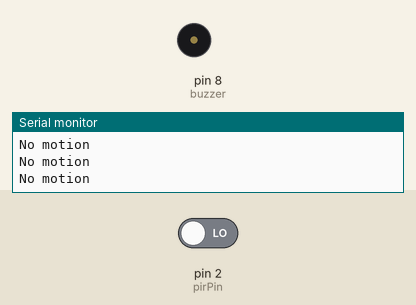
Bench run of a sketch on a simulated Arduino Uno, built with avr-gcc and run on an emulated ATmega328P. Shown: buzzer (waves = sounding, pin HIGH), the last lines printed to the serial monitor. The inputs (shaded band) are chosen by the test bench; at power-on: pin 2 (pirPin) LOW.

Above: at 1.8 s.
1.9 s: pin 2 (pirPin) driven HIGH
At 3.1 s:
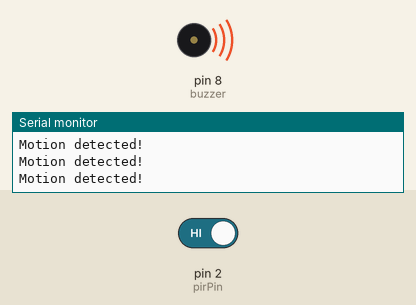
3.5 s: pin 2 (pirPin) driven LOW
At 4.2 s:
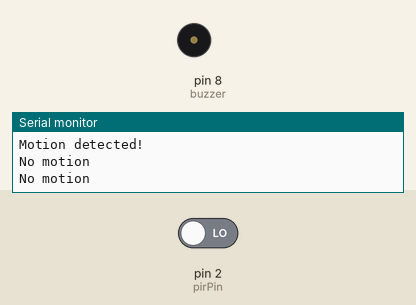
Timing chart, 0 to 6.5 s (numbered marks = the images above; inputs shaded):
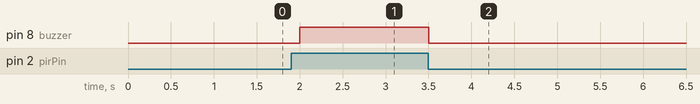

Measured:
- after the input at 1.9 s, pin 8 (buzzer): LOW → HIGH after 0.10 s
- after the input at 3.5 s, pin 8 (buzzer): HIGH → LOW at once

The sketch:

security_pir.ino
```cpp
int pirPin = 2;
int buzzer = 8;

void setup() {
  pinMode(pirPin, INPUT);
  pinMode(buzzer, OUTPUT);
  Serial.begin(9600);
}

void loop() {
  int motion = digitalRead(pirPin);

  if (motion == HIGH) {
    Serial.println("Motion detected!");
    digitalWrite(buzzer, HIGH);
  } else {
    Serial.println("No motion");
    digitalWrite(buzzer, LOW);
  }

  delay(500);
}
```
